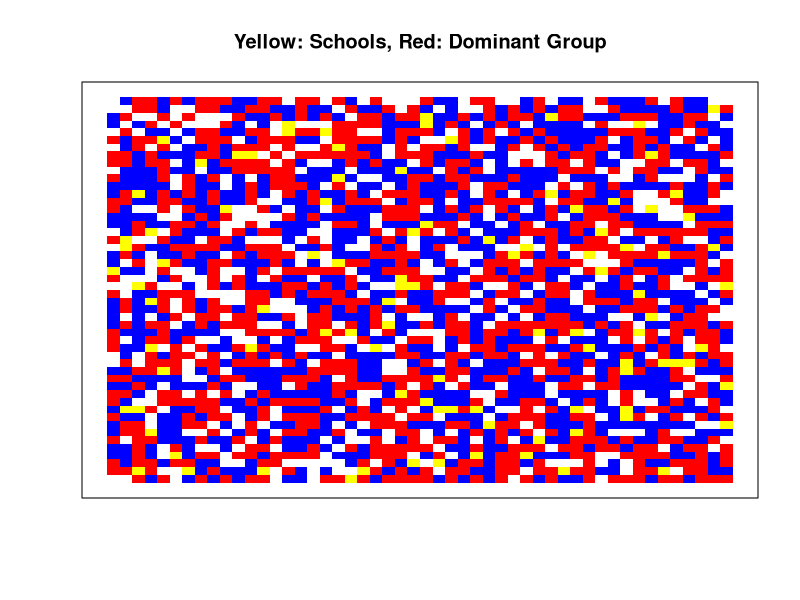
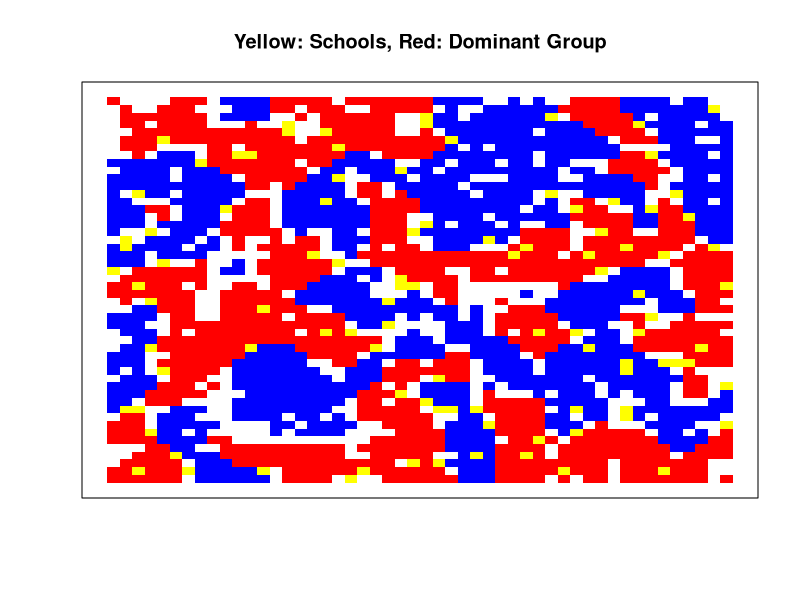
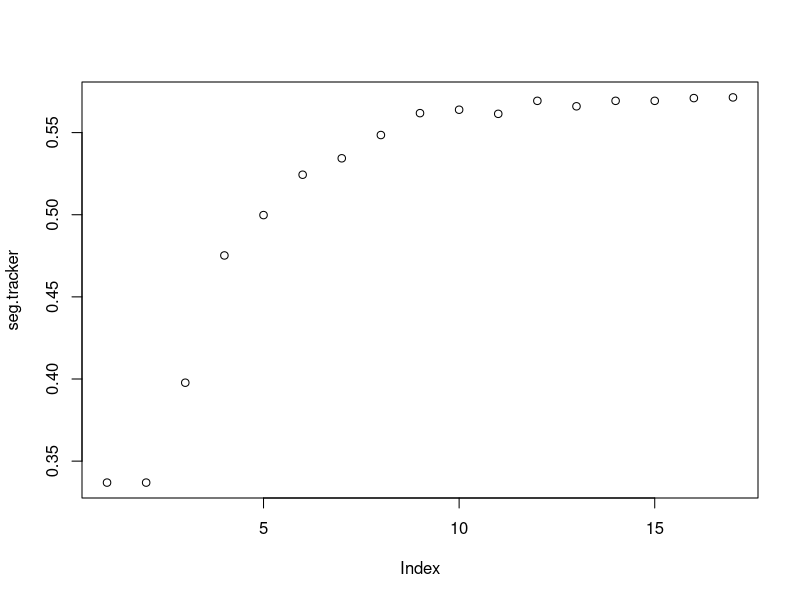

Write R code to recreate these figures, in order.
# I added in schools, where there are just 4 schools for every 100 squares on the grid. The schools are visualized in yellow, and they do not relocate during the simulation. Both population groups want to locate near the schools, but one has privilege over the other. This is group one (red), which also has a larger proportion of agents.

# I built a function school.locations(grid) to return a list of school locations, which I ended up not actually using. In similarity.to.center(grid.subset,center.val,row,col), I had individuals from group one return a value of 0, so that they absolutely have to move, when they are not located near a school (with distance radius). Individuals from group two, the disadvantaged group, return a value that is smaller than before, by setting same = same/2. I test whether an individual is near a school within a radius using the function near2school(row,col,radius). 

# We can see the results of the simulation are the same type of segregation, but that red neighborhoods are more centered around a higher concentration of schools than the blue neighborhoods. This somewhat mimics school choice and access as a function of location choice and privilege.


# model parameters ####
rows <- 50 
cols <- 50
proportion.group.1 <- .5 # proportion of red agents
non.residential <- .25 # proportion of grid that will be empty space or schools
min.similarity <- 4/8 # minimum proportion of neighbors that are the same type to not move
radius = 3 #radius is num of blocks that they can be away from school to be considered near a school

# create.grid ####
# generates a rows x column matrix and randomly places the initial population
# values in the matrix are either 0, 1, or 2
# if 0, the space is empty
# 1 and 2 represent the two different groups
create.grid <- function(rows, cols, proportion.group.1, non.residential){
  pop.size.group.1 <- (rows*cols)*(1-non.residential)*proportion.group.1
  pop.size.group.2 <- (rows*cols)*(1-non.residential)*(1-proportion.group.1)
  init.empty <- (rows*cols)-pop.size.group.1-pop.size.group.2
  schools <- rows*cols/100*4
  empty <- init.empty - schools
  if(!empty>0){ break; }
  
  initial.population <- sample(c(
    rep(1, pop.size.group.1), 
    rep(2, pop.size.group.2), 
    rep(0, empty),
    rep(3,schools)
  ))
  grid <- matrix(initial.population, nrow=rows, ncol=cols)
}

# visualize.grid ####
# outputs a visualization of the grid, with red squares representing group 1,
# blue squares group 2, yellow squares as schools, and white squares empty locations.
visualize.grid <- function(grid){
  image(grid, col=c('white','red','blue','yellow'), xaxs=NULL, yaxs=NULL, xaxt='n', yaxt='n')
        #xaxs=NULL, yaxs=NULL, xaxt='n', yaxt='n', xlab="Yellow: Schools, Red: Dominant Group")
  title(main = "Yellow: Schools, Red: Dominant Group", sub = NULL, xlab = NULL, ylab = NULL,
        line = NA, outer = FALSE)
  #axis( 1, at=NULL, labels= c("Yellow: Schools, Red: Dominant Group"), tic = FALSE)
}

## testing visualize.grid
# newgrid <- create.grid(rows, cols, proportion.group.1, empty)
# visualize.grid(newgrid)

# empty.locations ####
# returns all the locations in the grid that are empty
# output is an N x 2 array, with N equal to the number of empty locations
# the 2 columns contain the row and column of the empty location.
empty.locations <- function(grid){
  return(which(grid==0, arr.ind=T))
}

school.locations <- function(grid){
  return(which(grid==3, arr.ind=T))
}

# similarity.to.center ####
# takes a grid and the center.val of that grid and returns
# the proportion of cells that are the same as the center,
# ignoring empty cells. the center.val must be specified
# manually in case the grid has an even number of rows or 
# columns

similarity.to.center <- function(grid.subset, center.val,row,col){
  if(center.val == 0){ return(NA) }
  same <- sum(grid.subset==center.val) - 1
  not.same <- sum(grid.subset!=center.val) - sum(grid.subset==0)
  if(center.val == 1 && !near2school(row,col,radius)){
    same = 0 #if the individual is part of the dominant group and is not near a school, return that they absolutely have to move
  }
  if(center.val == 2 && !near2school(row,col,radius)){
    same = same/2 #if the individual is part of non-dominant group and is not near a school, make them more unhappy
  }
  return(same/(same+not.same))
}

near2school <- function(row,col,radius){
  grid.subset = grid[max(0, row-radius):min(rows,row+radius), max(0,col-radius):min(cols,col+radius)]
  output = FALSE
  for (r in 1:nrow(grid.subset)){
    for (c in 1:ncol(grid.subset)){
      if(grid.subset[r,c]==3){
        output = TRUE
        break
      }
    }
  }
  return(output)
}

# segregation ####
# computes the proportion of neighbors who are from the same group
# changed to account for schools also not adding to the segregation value
segregation <- function(grid){
  same.count <- 0
  diff.count <- 0
  for(row in 1:(nrow(grid)-1)){
    for(col in 1:(ncol(grid)-1)){
      if((grid[row,col] != 0 || grid[row,col] != 3) && 
         (grid[row+1,col+1] != 0 || grid[row+1,col+1] != 3)){
        if(grid[row,col] != grid[row+1,col+1]){
          diff.count <- diff.count + 1
        } else {
          same.count <- same.count + 1
        }
      }
    }
  }
  return(same.count / (same.count + diff.count))
}

# unhappy.agents ####
# takes a grid and a minimum similarity threshold and computes
# a list of all of the agents that are unhappy with their 
# current location. the output is N x 2, with N equal to the
# number of unhappy agents and the columns representing the 
# location (row, col) of the unhappy agent in the grid
#edited to be specific to group.type
unhappy.agents <- function(grid, min.similarity,group.type){
  grid.copy <- grid
  for(row in 1:rows){
    for(col in 1:cols){
      similarity.score <- similarity.to.center(grid[max(0, row-1):min(rows,row+1), max(0,col-1):min(cols,col+1)], grid[row,col],row,col)
      if(is.na(similarity.score)){
        grid.copy[row,col] <- NA
      } else {
        if(grid[row,col] == group.type){
          grid.copy[row,col] <- similarity.score < min.similarity #assign true if want to move
        } else {
          grid.copy[row,col] <- NA
        }
      }
    }
  }
  return(which(grid.copy==TRUE, arr.ind = T))
}

# one.round ####
# runs a single round of the simulation. the round starts by finding
# all of the unhappy agents and empty spaces. then unhappy agents are randomly
# assigned to a new empty location. a new grid is generated to reflect all of
# the moves that took place.
one.round <- function(grid, min.similarity,group.type){
  #newgrid = grid
  need2Move = unhappy.agents(grid,min.similarity,group.type) 
  empty.loc = empty.locations(grid)
  #school.loc = school.locations(grid)
  newLocations = empty.loc[sample(1:nrow(empty.loc),nrow(empty.loc), replace=FALSE), ]
  for (i in 1:nrow(newLocations)){
    if(i>nrow(need2Move)){ break; }
    empty.x = newLocations[i,1]
    empty.y = newLocations[i,2]
    unhappy.x = need2Move[i,1]
    unhappy.y = need2Move[i,2]
    grid[empty.x,empty.y] = grid[unhappy.x,unhappy.y]
    grid[unhappy.x,unhappy.y] = 0
  }
  return(grid)
}

# running the simulation ####
done <- FALSE # a variable to keep track of whether the simulation is complete
grid <- create.grid(rows, cols, proportion.group.1, non.residential)
visualize.grid(grid)
seg.tracker <- c(segregation(grid)) # keeping a running tally of the segregation scores for each round
while(!done){
  new.grid.temp <- one.round(grid, min.similarity,1) # run one round of the simulation for the dominant group, and store output in new.grid.temp
  new.grid <- one.round(new.grid.temp, min.similarity,2) # run one round of the simulation for the non-dominant group, and store output in new.grid
  seg.tracker <- c(seg.tracker, segregation(grid)) # calculate segregation score and add to running list
  if(all(new.grid == grid)){ # check if the new.grid is identical to the last grid
    done <- TRUE # if it is, simulation is over -- no agents want to move
  } else {
    grid <- new.grid # otherwise, replace grid with new.grid, and loop again.
  }
}
layout(1:1)
#layout(1:2) # change graphics device to have two plots
visualize.grid(grid) # show resulting grid
plot(seg.tracker) # plot segregation over time

